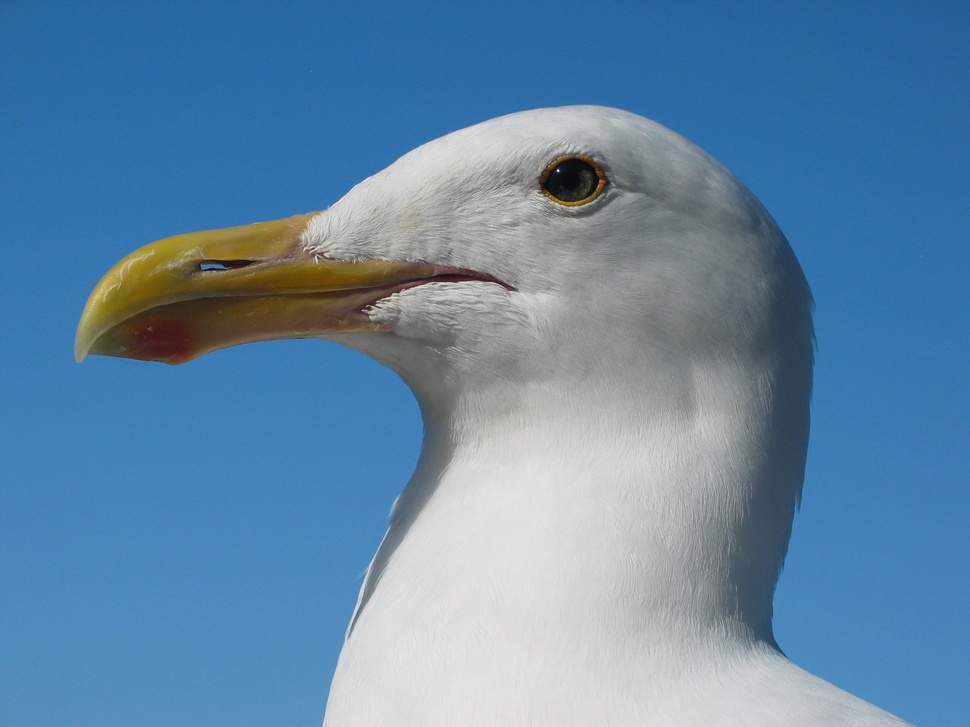
#> input picture Yeni qovluq/segan.jpg, 970 x 727 px, shrunk from 2272 x 1704 before the run
$ python image-rotation.py
#> lines starting #> are read from the running program, lines starting #| are printed output that depends on the picture
from PIL import Image


img = Image.open("segan.jpg")
#> img is the input picture: PIL image 970x727 RGB; mean R, G, B 97.1, 134.5, 166.6

rotate_img= img.rotate(45)
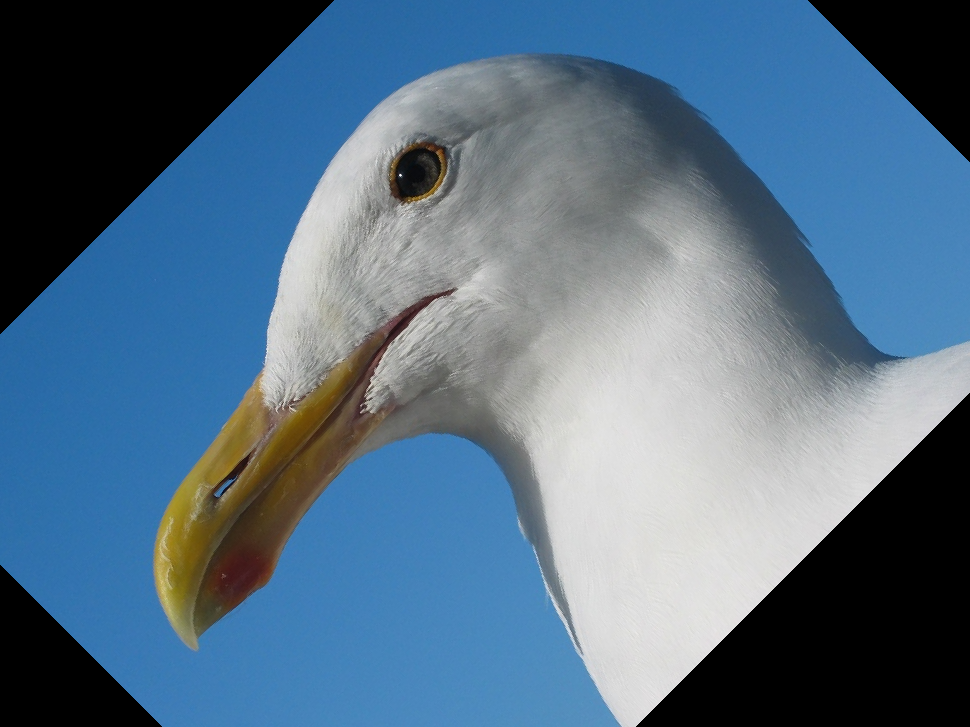
#> rotate_img: PIL image 970x727 RGB; mean R, G, B 85.1, 110.6, 132.3

rotate_img.show()
